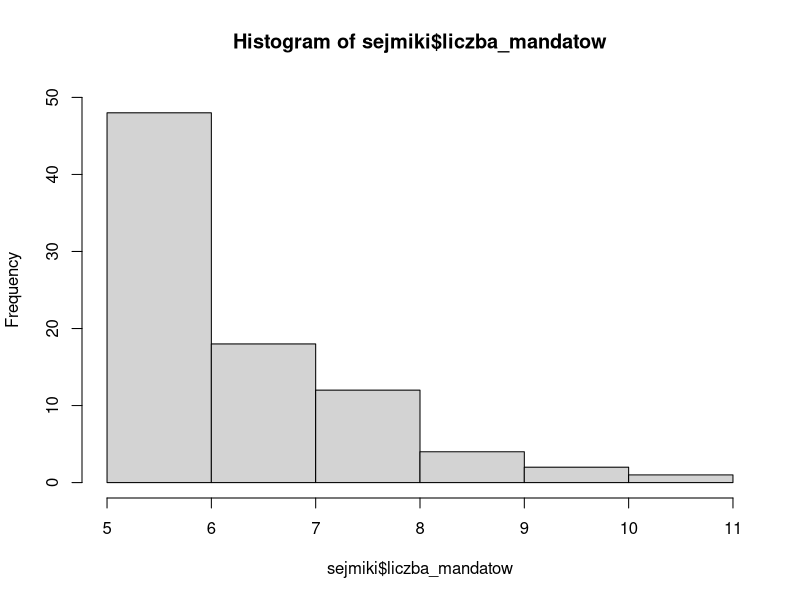
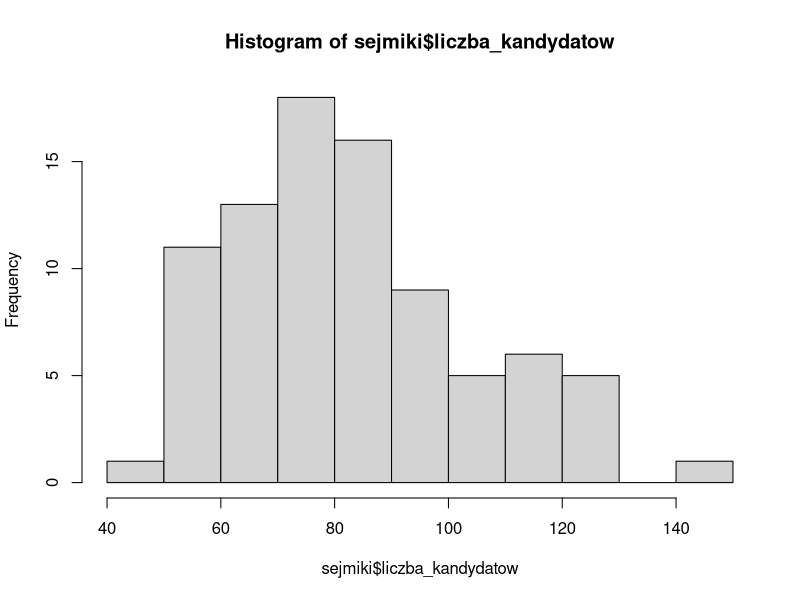
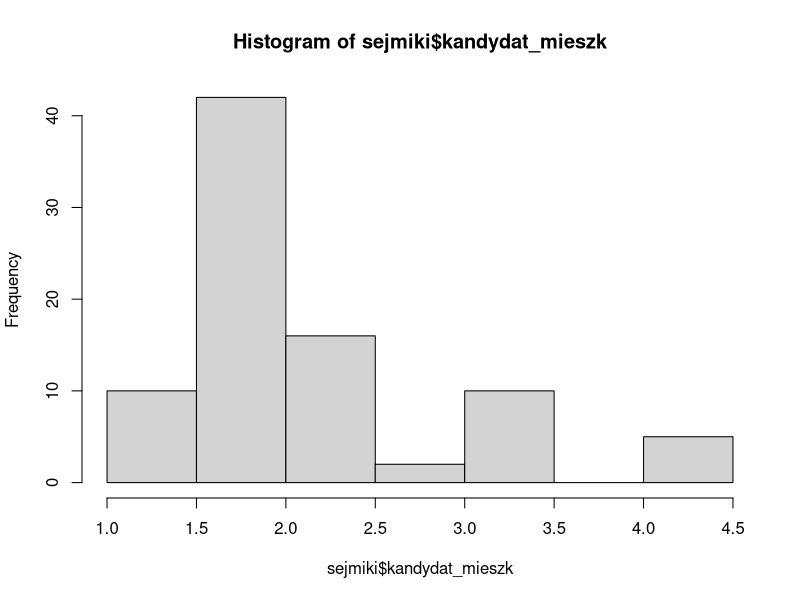

These charts were generated, in order, by the following R code:
library(tidyverse)
library(readxl)

wybory <- read_xlsx(path = "wybory2018.xlsx")

count(wybory, szczebel)

n_szczebel <- wybory %>%
  count(szczebel) %>%
  arrange(n)

write.table(x = n_szczebel, file = "szczebel.csv", 
            sep = ";", row.names = FALSE)

sejmiki <- wybory %>%
  filter(szczebel == "Sejmik wojewódzki") %>%
  mutate(wyborcy_mieszk=wyborcy/mieszkancy,
         kandydat_mieszk=liczba_kandydatow/mieszkancy*10000)

hist(sejmiki$liczba_mandatow, 
     ylim = c(0,50))

hist(sejmiki$liczba_kandydatow)

hist(sejmiki$kandydat_mieszk)
summary(sejmiki$kandydat_mieszk)
